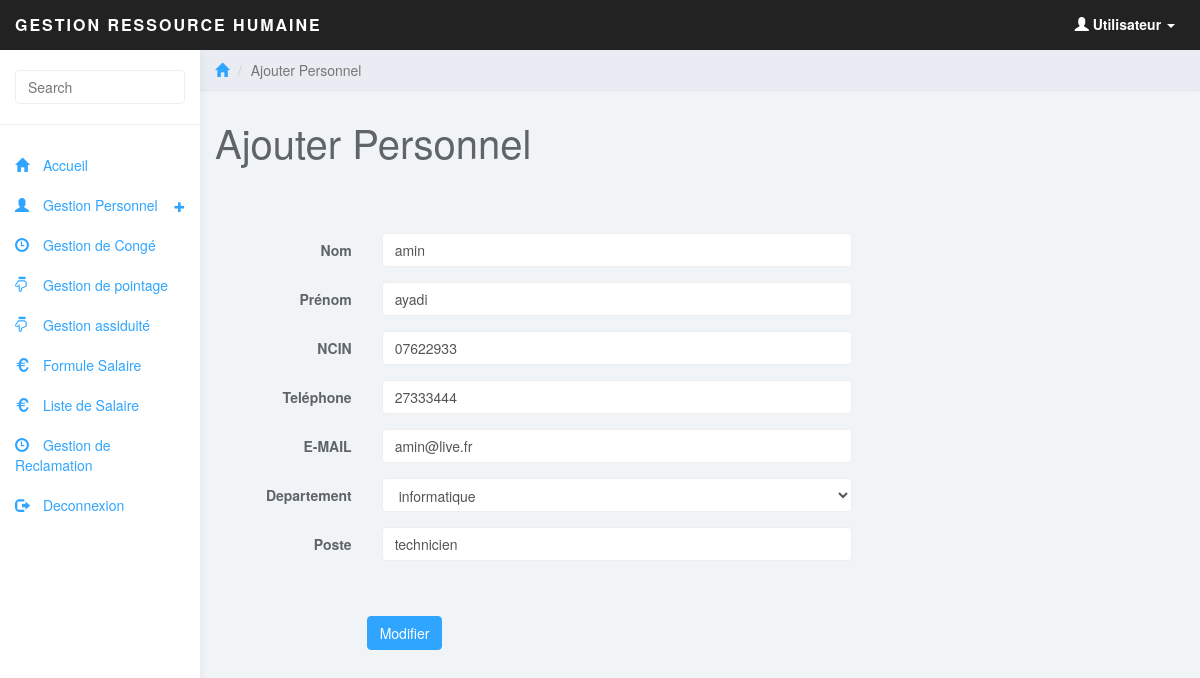
/user/modifier_personnel.php?id=44, run on the app's committed database.
### tables this page shows
CREATE TABLE IF NOT EXISTS `personnel` (
  `id_personnel` int(100) NOT NULL AUTO_INCREMENT,
  `poste` text NOT NULL,
  `ncin` text NOT NULL,
  `email` text NOT NULL,
  `tel` text NOT NULL,
  `nom` text NOT NULL,
  `prenom` text NOT NULL,
  `id_departement` int(11) NOT NULL,
  `id_user` int(11) NOT NULL,
  PRIMARY KEY (`id_personnel`),
  KEY `id_departement` (`id_departement`),
  KEY `id_user` (`id_user`)
);

### user/class/class.php (called while the page is built, shortened)
<?php
 require_once("DataBase.php");
 require_once("user.php");
 require_once("personnel.php");
  $per= new personnel();
?>

### user/class/DataBase.php (called while the page is built, shortened)
<?php
class Database {
	public static function connect() {
			$connexion = new PDO('mysql:host=localhost;dbname=rh', 'root', '');
			$connexion->exec("SET CHARACTER SET utf8");
		return $connexion;
	}
}
?>

### user/modifier_personnel.php (the view, shortened to what this page needs)
<?php
include('include/header.php')
?>
	<div class="col-sm-9 col-sm-offset-3 col-lg-10 col-lg-offset-2 main">
		<div class="row">
			<ol class="breadcrumb">
				<li><a href="#"><span class="glyphicon glyphicon-home"></span></a></li>
				<li class="active">Ajouter Personnel</li>
			</ol>
		</div>
		<div class="row">
			<div class="col-lg-12">
				<h1 class="page-header">Ajouter Personnel</h1>
			</div>
		</div>
		<?php
		$id_g = $_GET['id'];
		$liste = $per->select_personnel($id_g);
		foreach($liste as $row)
		{
			$nom = $row['nom'];
			$prenom = $row['prenom'];
			$poste = $row['poste'];
			$email = $row['email'];
			$tel = $row['tel'];
			$ncin = $row['ncin'];
		}
		?>
		<br><br>
		<form class="form-horizontal" role="form" method="post" action="<?php echo $_SERVER['PHP_SELF']."?id=".$_GET['id']; ?>">
 <div class="form-group">
      <label for="firstname" class="col-sm-2 control-label">Nom</label>
      <div class="col-sm-6">
         <input type="text" class="form-control" id="firstname" value="<?php echo $nom; ?>"  name="nom" placeholder="">
	  </div>
	   </div>
	   <div class="form-group">
      <label for="firstname" class="col-sm-2 control-label">Prénom</label>
      <div class="col-sm-6">
         <input type="text" class="form-control" id="firstname" name="prenom" value="<?php echo $prenom; ?>" placeholder="">
	  </div>
	   </div>
	   <div class="form-group">
      <label for="firstname" class="col-sm-2 control-label">NCIN</label>
      <div class="col-sm-6">
         <input type="text" class="form-control" id="firstname" value="<?php echo $ncin; ?>" name="ncin" placeholder="">
	  </div>
	   </div>
	   <div class="form-group">
      <label for="firstname" class="col-sm-2 control-label">Teléphone</label>
      <div class="col-sm-6">
         <input type="text" class="form-control" id="firstname" value="<?php echo $tel; ?>" name="tel" placeholder="">
	  </div>
	   </div>
	   <div class="form-group">
      <label for="firstname" class="col-sm-2 control-label">E-MAIL</label>
      <div class="col-sm-6">
         <input type="text" class="form-control" id="firstname" value="<?php echo $email; ?>"  name="email" placeholder="">
	  </div>
	   </div>
	   <div class="form-group">
      <label class="col-sm-2 control-label">Departement</label>
	  <div class="col-sm-6">
   </div>
   </div>
	   <div class="form-group">
      <label for="firstname" class="col-sm-2 control-label">Poste</label>
      <div class="col-sm-6">
         <input type="text" class="form-control" value="<?php echo $poste; ?>" id="firstname" name="poste" placeholder="">
	 </div>
	   </div>
	   <br><br>
	    <div class="form-group">
      <label class="col-sm-2 control-label"></label>
	  <input type="submit" value="Modifier" class="btn btn-primary">
   </div>
</form>
	</div>
</body>
</html>

### user/css/styles.css (style rules this page uses)
body { background: #f1f4f7; padding-top: 50px; color: #5f6468; }
a, a:hover, a:focus { color: #30a5ff; }
h1, h2, h3, h4, h5, h6 { color: #5f6468; }
h1 { font-weight: 300; font-size: 40px; }
.form-control { border: 1px solid #eee; box-shadow: none; }
.btn-primary, .btn-primary:hover, .btn-primary:focus, .btn-primary:active, .btn-primary.active, .open > .dropdown-toggle.btn-primary, .btn-primary.disabled, .btn-primary[disabled], fieldset[disabled] .btn-primary, .btn-primary.disabled:hover, .btn-primary[disabled]:hover, fieldset[disabled] .btn-primary:hover, .btn-primary.disabled:focus, .btn-primary[disabled]:focus, fieldset[disabled] .btn-primary:focus, .btn-primary.disabled:active, .btn-primary[disabled]:active, fieldset[disabled] .btn-primary:active, .btn-primary.disabled.active, .btn-primary[disabled].active, fieldset[disabled] .btn-primary.active { background-color: #30a5ff; border-color: #30a5ff; }
.breadcrumb { border-radius: 0; padding: 10px 15px; background: #e9ecf2; box-shadow: 0 1px 1px rgba(0, 0, 0, .05); margin: 0 ; }
h1.page-header { margin-top: 30px; border-bottom: 0; }

### data on the page
personnel: nom "amin", prenom "ayadi", ncin "07622933", tel "27333444", email "amin@live.fr", poste "technicien"

### other printed values
form field departement "informatique"
